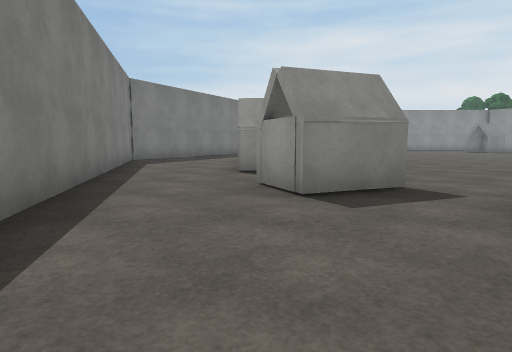
view 1 (above)

17 first-person views from a walk through a scene from a Unity 3-D project. The camera is 1.2 m above the floor, tilts 6° down and sees 75° across. The floor is counted in squares, 2 m on a side. Each view is taken from the middle of a square. On the plan, view 1 faces up. The plan holds only what a view shows up to about 10 squares ahead; the rest is blank. The place goes on beyond the plan. The player character is not drawn. Some animated figures are not drawn. Some surface patterns are stand-ins.

view 2
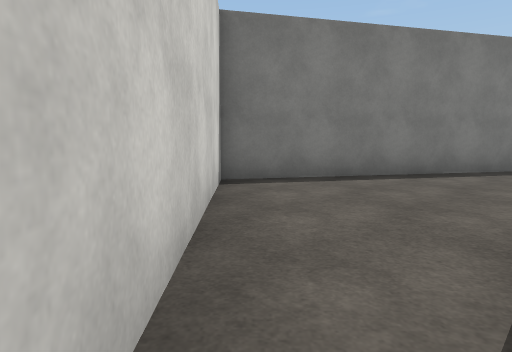

view 3
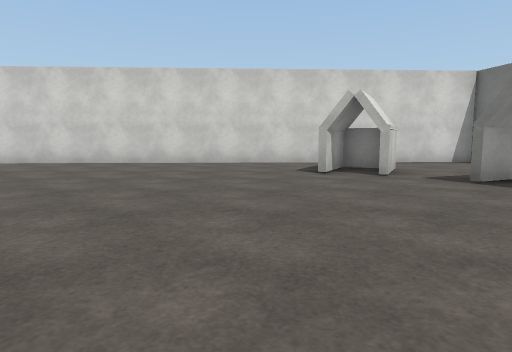

view 4
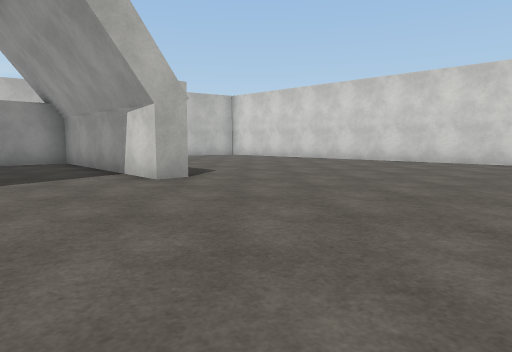

view 5
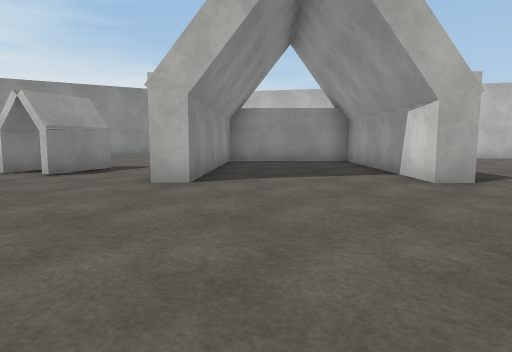

view 6
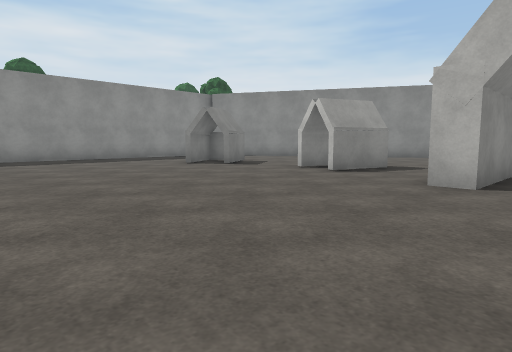

view 7
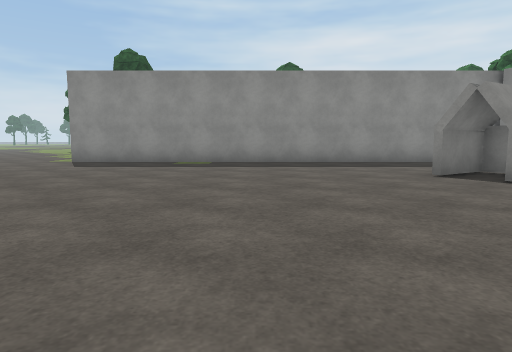

view 8
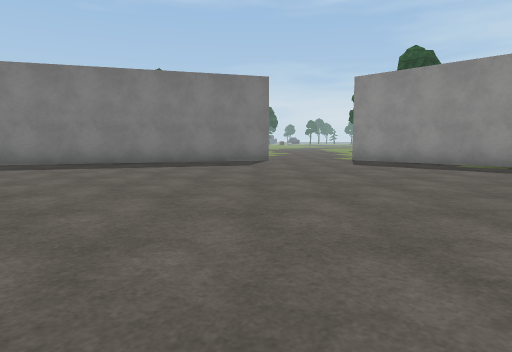

view 9
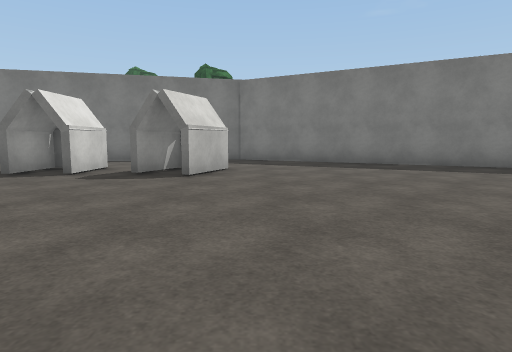

view 10
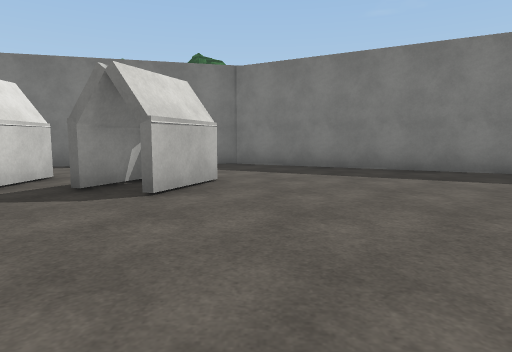

view 11
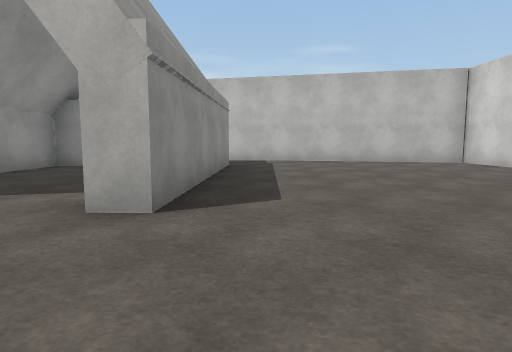

view 12
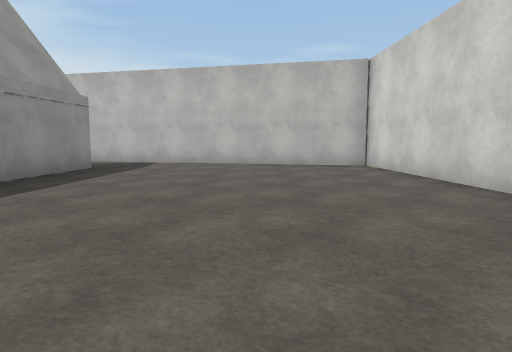

view 13
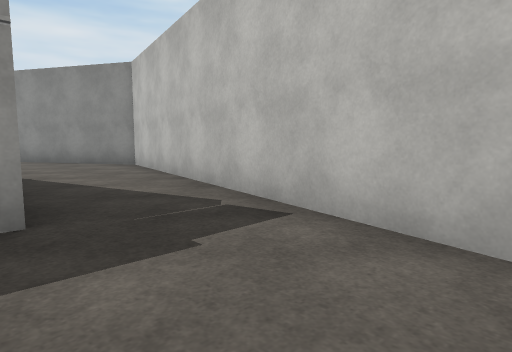

view 14
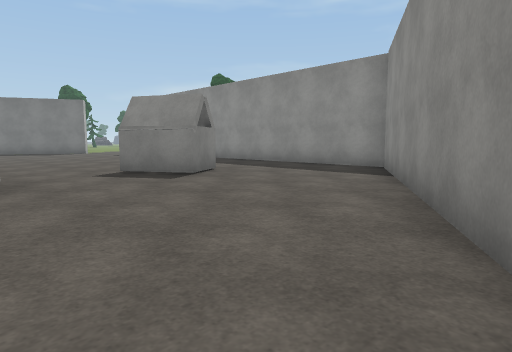

view 15
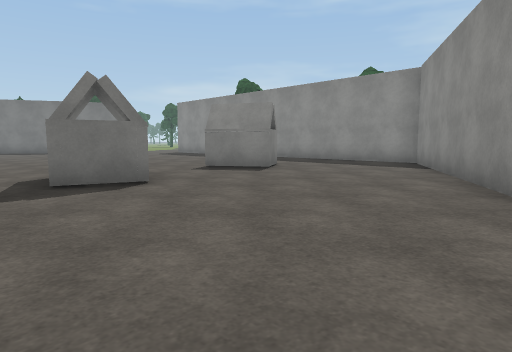

view 16
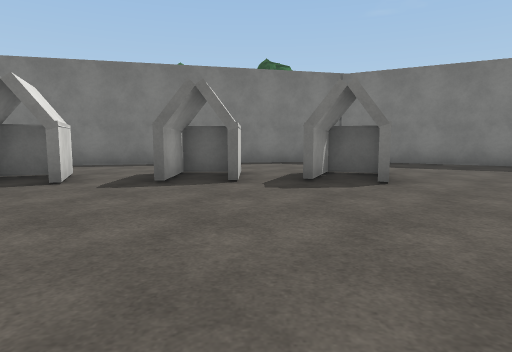

view 17
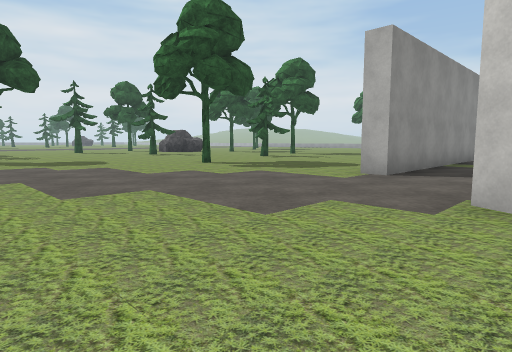

### Floor plan
Points are (right, up) in squares from view 1. A wall is a line through its corners. A room is listed if a view was taken in it or the views show most of it. See-through windows are left out.
Room 1 (view 1)
walls: (2, 1.9) (2.8, 3.4); (2, 4.2) (0.5, 3.6) (0, 4.7) (1.5, 5.3); (3.1, 1.6) (3.7, 2.9); (0.1, 6.5) (-0.4, 6.5); (-3.1, 7.3) (-1.2, -0.5) (3.5, -0.3)
ways out: opening at (-1.5, 7) to room 2; opening at (1, 6) to room 2; opening at (2, 3) to room 2; opening at (3, 0.5) to room 2
Room 2 (views 2, 3, 4, 5, 6, 7, 8, 9, 10, 11, 12, 13, 15, 16)
walls: (-0.1, 10.4) (1.4, 9.8); (-0.3, 9.4) (1.1, 8.8); (-0.5, 7.8) (1.2, 7.7); (-0.2, 6.7) (1.2, 6.7); (12.5, 17.9) (12.3, 18.3); (16.5, 6.7) (10.7, 6.9) (10.8, 7.4) (15.9, 7.3) (16, 10.8) (10.9, 11) (10.9, 11.5); (1.1, 4) (1.9, 4.3); (0.2, 4.5) (0.6, 3.7); (2.3, 2) (3.1, 1.6); (3.5, -0.3) (17.2, 0.3) (19.8, 12.2) (18.9, 13.9); (0.8, 19) (-3.9, 10.4) (-3.1, 7.3); (14.7, 21.5) (2.8, 21.5) (2.8, 22)
ways out: opening at (-1.5, 7) to room 1; opening at (1, 6) to room 1; opening at (2, 3) to room 1; opening at (3, 0.5) to room 1; opening at (12, 15.5) to room 3; opening at (12.5, 12.5) to room 3; opening at (13.7, 19) to room 3; opening at (17.3, 13) to room 3; opening at (2, 21) to room 4
Room 3 (view 14)
walls: (13.6, 14.3) (13.2, 13.1) (11.7, 13.6); (12.9, 14.3) (12, 14.6); (18.9, 13.9) (14.7, 21.5); (12.3, 18.3) (11.1, 17.6); (12.3, 18.6) (13, 17.4) (11.7, 16.6)
ways out: opening at (12, 15.5) to room 2; opening at (12.5, 12.5) to room 2; opening at (13.7, 19) to room 2; opening at (17.3, 13) to room 2
Room 4 (view 17)
walls: (0.4, 19.4) (0.6, 19.8)
ways out: opening at (2, 21) to room 2
objects: tree (-2, 31); tree (3, 27)

Where each view was taken, in squares from view 1:
view 1: 0 up, 0 right, facing up
view 2: 0 up, 4 right, facing left
view 3: 9 up, 5 right, facing down
view 4: 10 up, 6 right, facing down-right
view 5: 10 up, 6 right, facing right
view 6: 10 up, 6 right, facing up-right
view 7: 12 up, 8 right, facing up
view 8: 12 up, 8 right, facing up-left
view 9: 11 up, 7 right, facing left
view 10: 11 up, 5 right, facing left
view 11: 6 up, 8 right, facing right
view 12: 3 up, 9 right, facing right
view 13: 4 up, 16 right, facing up-right
view 14: 14 up, 18 right, facing up-left
view 15: 12 up, 18 right, facing up-left
view 16: 8 up, 6 right, facing left
view 17: 19 up, 3 left, facing up-right
